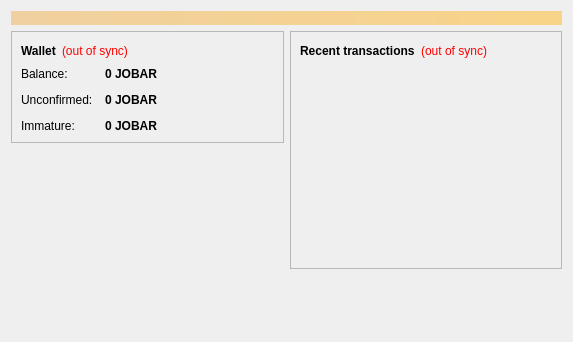
<?xml version="1.0" encoding="UTF-8"?>
<ui version="4.0">
 <class>OverviewPage</class>
 <widget class="QWidget" name="OverviewPage">
  <property name="geometry">
   <rect>
    <x>0</x>
    <y>0</y>
    <width>573</width>
    <height>342</height>
   </rect>
  </property>
  <property name="windowTitle">
   <string>Form</string>
  </property>
  <layout class="QVBoxLayout" name="topLayout">
   <item>
    <widget class="QLabel" name="labelAlerts">
     <property name="visible">
      <bool>false</bool>
     </property>
     <property name="styleSheet">
      <string notr="true">background-color: qlineargradient(x1: 0, y1: 0, x2: 1, y2: 0, stop:0 #F0D0A0, stop:1 #F8D488); color:#000000;</string>
     </property>
     <property name="wordWrap">
      <bool>true</bool>
     </property>
     <property name="margin">
      <number>3</number>
     </property>
    </widget>
   </item>
   <item>
    <layout class="QHBoxLayout" name="horizontalLayout" stretch="1,1">
     <item>
      <layout class="QVBoxLayout" name="verticalLayout_2">
       <item>
        <widget class="QFrame" name="frame">
         <property name="frameShape">
          <enum>QFrame::StyledPanel</enum>
         </property>
         <property name="frameShadow">
          <enum>QFrame::Raised</enum>
         </property>
         <layout class="QVBoxLayout" name="verticalLayout_4">
          <item>
           <layout class="QHBoxLayout" name="horizontalLayout_4">
            <item>
             <widget class="QLabel" name="label_5">
              <property name="font">
               <font>
                <weight>75</weight>
                <bold>true</bold>
               </font>
              </property>
              <property name="text">
               <string>Wallet</string>
              </property>
             </widget>
            </item>
            <item>
             <widget class="QLabel" name="labelWalletStatus">
              <property name="toolTip">
               <string>The displayed information may be out of date. Your wallet automatically synchronizes with the Joebarack network after a connection is established, but this process has not completed yet.</string>
              </property>
              <property name="styleSheet">
               <string notr="true">QLabel { color: red; }</string>
              </property>
              <property name="text">
               <string notr="true">(out of sync)</string>
              </property>
              <property name="alignment">
               <set>Qt::AlignLeading|Qt::AlignLeft|Qt::AlignVCenter</set>
              </property>
             </widget>
            </item>
            <item>
             <spacer name="horizontalSpacer_2">
              <property name="orientation">
               <enum>Qt::Horizontal</enum>
              </property>
              <property name="sizeHint" stdset="0">
               <size>
                <width>40</width>
                <height>20</height>
               </size>
              </property>
             </spacer>
            </item>
           </layout>
          </item>
          <item>
           <layout class="QFormLayout" name="formLayout_2">
            <property name="fieldGrowthPolicy">
             <enum>QFormLayout::AllNonFixedFieldsGrow</enum>
            </property>
            <property name="horizontalSpacing">
             <number>12</number>
            </property>
            <property name="verticalSpacing">
             <number>12</number>
            </property>
            <item row="0" column="0">
             <widget class="QLabel" name="label">
              <property name="text">
               <string>Balance:</string>
              </property>
             </widget>
            </item>
            <item row="0" column="1">
             <widget class="QLabel" name="labelBalance">
              <property name="font">
               <font>
                <weight>75</weight>
                <bold>true</bold>
               </font>
              </property>
              <property name="cursor">
               <cursorShape>IBeamCursor</cursorShape>
              </property>
              <property name="toolTip">
               <string>Your current balance</string>
              </property>
              <property name="text">
               <string notr="true">0 JOBAR</string>
              </property>
              <property name="textInteractionFlags">
               <set>Qt::LinksAccessibleByMouse|Qt::TextSelectableByKeyboard|Qt::TextSelectableByMouse</set>
              </property>
             </widget>
            </item>
            <item row="1" column="0">
             <widget class="QLabel" name="label_3">
              <property name="text">
               <string>Unconfirmed:</string>
              </property>
             </widget>
            </item>
            <item row="1" column="1">
             <widget class="QLabel" name="labelUnconfirmed">
              <property name="font">
               <font>
                <weight>75</weight>
                <bold>true</bold>
               </font>
              </property>
              <property name="cursor">
               <cursorShape>IBeamCursor</cursorShape>
              </property>
              <property name="toolTip">
               <string>Total of transactions that have yet to be confirmed, and do not yet count toward the current balance</string>
              </property>
              <property name="text">
               <string notr="true">0 JOBAR</string>
              </property>
              <property name="textInteractionFlags">
               <set>Qt::LinksAccessibleByMouse|Qt::TextSelectableByKeyboard|Qt::TextSelectableByMouse</set>
              </property>
             </widget>
            </item>
            <item row="2" column="0">
             <widget class="QLabel" name="labelImmatureText">
              <property name="text">
               <string>Immature:</string>
              </property>
             </widget>
            </item>
            <item row="2" column="1">
             <widget class="QLabel" name="labelImmature">
              <property name="font">
               <font>
                <weight>75</weight>
                <bold>true</bold>
               </font>
              </property>
              <property name="toolTip">
               <string>Mined balance that has not yet matured</string>
              </property>
              <property name="text">
               <string notr="true">0 JOBAR</string>
              </property>
              <property name="textInteractionFlags">
               <set>Qt::LinksAccessibleByMouse|Qt::TextSelectableByKeyboard|Qt::TextSelectableByMouse</set>
              </property>
             </widget>
            </item>
           </layout>
          </item>
         </layout>
        </widget>
       </item>
       <item>
        <spacer name="verticalSpacer">
         <property name="orientation">
          <enum>Qt::Vertical</enum>
         </property>
         <property name="sizeHint" stdset="0">
          <size>
           <width>20</width>
           <height>40</height>
          </size>
         </property>
        </spacer>
       </item>
      </layout>
     </item>
     <item>
      <layout class="QVBoxLayout" name="verticalLayout_3">
       <item>
        <widget class="QFrame" name="frame_2">
         <property name="frameShape">
          <enum>QFrame::StyledPanel</enum>
         </property>
         <property name="frameShadow">
          <enum>QFrame::Raised</enum>
         </property>
         <layout class="QVBoxLayout" name="verticalLayout">
          <item>
           <layout class="QHBoxLayout" name="horizontalLayout_2">
            <item>
             <widget class="QLabel" name="label_4">
              <property name="text">
               <string>&lt;b&gt;Recent transactions&lt;/b&gt;</string>
              </property>
             </widget>
            </item>
            <item>
             <widget class="QLabel" name="labelTransactionsStatus">
              <property name="toolTip">
               <string>The displayed information may be out of date. Your wallet automatically synchronizes with the Joebarack network after a connection is established, but this process has not completed yet.</string>
              </property>
              <property name="styleSheet">
               <string notr="true">QLabel { color: red; }</string>
              </property>
              <property name="text">
               <string notr="true">(out of sync)</string>
              </property>
              <property name="alignment">
               <set>Qt::AlignRight|Qt::AlignTrailing|Qt::AlignVCenter</set>
              </property>
             </widget>
            </item>
            <item>
             <spacer name="horizontalSpacer">
              <property name="orientation">
               <enum>Qt::Horizontal</enum>
              </property>
              <property name="sizeHint" stdset="0">
               <size>
                <width>40</width>
                <height>20</height>
               </size>
              </property>
             </spacer>
            </item>
           </layout>
          </item>
          <item>
           <widget class="QListView" name="listTransactions">
            <property name="styleSheet">
             <string notr="true">QListView { background: transparent; }</string>
            </property>
            <property name="frameShape">
             <enum>QFrame::NoFrame</enum>
            </property>
            <property name="verticalScrollBarPolicy">
             <enum>Qt::ScrollBarAlwaysOff</enum>
            </property>
            <property name="horizontalScrollBarPolicy">
             <enum>Qt::ScrollBarAlwaysOff</enum>
            </property>
            <property name="selectionMode">
             <enum>QAbstractItemView::NoSelection</enum>
            </property>
           </widget>
          </item>
         </layout>
        </widget>
       </item>
       <item>
        <spacer name="verticalSpacer_2">
         <property name="orientation">
          <enum>Qt::Vertical</enum>
         </property>
         <property name="sizeHint" stdset="0">
          <size>
           <width>20</width>
           <height>40</height>
          </size>
         </property>
        </spacer>
       </item>
      </layout>
     </item>
    </layout>
   </item>
  </layout>
 </widget>
 <resources/>
 <connections/>
</ui>
